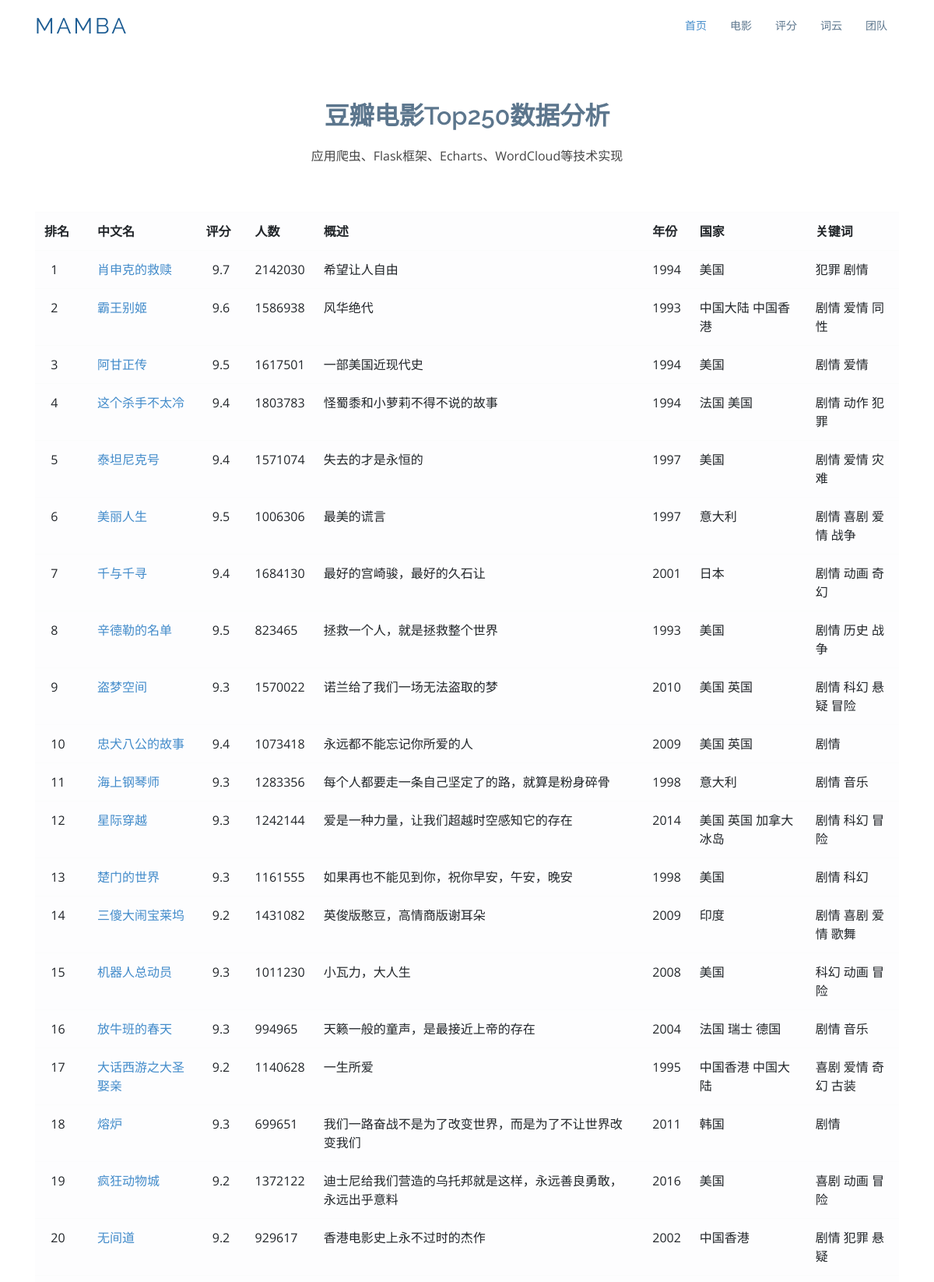
The page /movie (upper part) on the database its author committed.
### tables this page shows
CREATE TABLE movie250(
            id integer not null primary key autoincrement,
            info_link text not null,
            img_link text not null,
            c_name varchar(50) not null,
            e_name varchar(50),
            score real not null,
            p_num int not null,
            intro text,
            actor text,
            year int,
            country text,
            keys text
        );

### app.py (the view)
@app.route('/movie')
def movie():
    movies = movie_service.select_all()
    return render_template("movie.html", movies=movies)

### service/db_util.py (called while the page is built)
def select(sql) -> list:
    result_list = []
    conn = sqlite3.connect(db_path)
    cursor = conn.cursor()
    result = cursor.execute(sql)
    for e in result:
        result_list.append(e)
    cursor.close()
    conn.close()
    return result_list

### service/movie_service.py (called while the page is built)
def select_all() -> list:
    movie_list = select(sql_movie250['select_all'])
    return movie_list

### templates/movie.html (shortened to what this page needs)
<!DOCTYPE html>
<html lang="en">
<head>
  <link href="static/assets/vendor/bootstrap/css/bootstrap.min.css" rel="stylesheet">
  <link href="static/assets/vendor/icofont/icofont.min.css" rel="stylesheet">
  <link href="static/assets/vendor/boxicons/css/boxicons.min.css" rel="stylesheet">
  <link href="static/assets/vendor/animate.css/animate.min.css" rel="stylesheet">
  <link href="static/assets/vendor/venobox/venobox.css" rel="stylesheet">
  <link href="static/assets/vendor/aos/aos.css" rel="stylesheet">
  <link href="static/assets/css/style.css" rel="stylesheet">
</head>
<body>
    {% include "header.html"  %}
    <section id="team" class="team">
      <div class="container">
        <div class="section-title">
          <h2>豆瓣电影Top250数据分析</h2>
          <p>应用爬虫、Flask框架、Echarts、WordCloud等技术实现</p>
        </div>
      </div>
    </section>
      <div class="container">
          <table class="table table-light">
              <tr>
                  <th>排名</th>
                  <th>中文名</th>
                  <th>评分</th>
                  <th>人数</th>
                  <th>概述</th>
                  <th>年份</th>
                  <th>国家</th>
                  <th>关键词</th>
              </tr>
              {% for movie in movies %}
                  <tr>
                      <td>&nbsp&nbsp{{ movie[0] }}&nbsp&nbsp</td>
                      <td>
                          <a href="{{ movie[1] }}" target="_blank">
                              {{ movie[3] }}
                          </a>
                      </td>
                      <td>&nbsp&nbsp{{ movie[5] }}&nbsp&nbsp</td>
                      <td>{{ movie[6] }}</td>
                      <td>{{ movie[7] }}</td>
                      <td>{{ movie[9] }}</td>
                      <td>{{ movie[10] }}</td>
                      <td>{{ movie[11] }}</td>
                  </tr>
              {% endfor %}
          </table>
      </div>
</body>
</html>

### templates/header.html (shortened to what this page needs)
  <header id="header">
    <div class="container">
      <div class="logo float-left">
        <h1 class="text-light"><a href="/home"><span>Mamba</span></a></h1>
      </div>
      <nav class="nav-menu float-right d-none d-lg-block">
        <ul>
          <li class="active"><a href="/home">首页 </a></li>
          <li><a href="/movie">电影</a></li>
          <li><a href="/score">评分</a></li>
          <li><a href="/word">词云</a></li>
          <li><a href="#team">团队</a></li>
        </ul>
      </nav>
    </div>
  </header>

### static/assets/css/style.css (style rules this page uses)
body { font-family: "Open Sans", sans-serif; color: #444; }
a { color: #428bca; }
h1, h2, h3, h4, h5, h6, .font-primary { font-family: "Raleway", sans-serif; }
#header { height: 70px; transition: all 0.5s; transition: all 0.5s; padding: 10px 0; background: #fff; z-index: 997; }
#header .logo h1 { font-size: 28px; margin: 0; padding: 10px 0; line-height: 1; font-weight: 400; letter-spacing: 3px; text-transform: uppercase; }
#header .logo h1 a, #header .logo h1 a:hover { color: #1c5c93; text-decoration: none; }
.nav-menu, .nav-menu * { margin: 0; padding: 0; list-style: none; }
.nav-menu > ul > li { position: relative; white-space: nowrap; float: left; }
.nav-menu a { display: block; position: relative; color: #5c768d; padding: 12px 15px; transition: 0.3s; font-size: 14px; font-family: "Open Sans", sans-serif; }
.nav-menu a:hover, .nav-menu .active > a, .nav-menu li:hover > a { color: #428bca; text-decoration: none; }
.mobile-nav { position: fixed; top: 0; bottom: 0; z-index: 9999; overflow-y: auto; left: -260px; width: 260px; padding-top: 18px; background: #1f3548; transition: 0.4s; }
.mobile-nav * { margin: 0; padding: 0; list-style: none; }
.mobile-nav a { display: block; position: relative; color: #e3f0fc; padding: 10px 20px; font-weight: 500; }
.mobile-nav a:hover, .mobile-nav .active > a, .mobile-nav li:hover > a { color: #9eccf4; text-decoration: none; }
section { padding: 60px 0; }
.section-title { text-align: center; padding-bottom: 30px; }
.section-title h2 { font-size: 32px; font-weight: 600; margin-bottom: 20px; padding-bottom: 0; color: #5c768d; }
.section-title p { margin-bottom: 0; }
.team { background: #fff; padding: 60px 0 30px 0; }

### rows shown on the page
movie250: id "1", c_name "肖申克的救赎", score "9.7", p_num "2142030", intro "希望让人自由", year "1994", country "美国", keys "犯罪 剧情"
movie250: id "2", c_name "霸王别姬", score "9.6", p_num "1586938", intro "风华绝代", year "1993", country "中国大陆 中国香港", keys "剧情 爱情 同性"
movie250: id "3", c_name "阿甘正传", score "9.5", p_num "1617501", intro "一部美国近现代史", year "1994", country "美国", keys "剧情 爱情"
movie250: id "4", c_name "这个杀手不太冷", score "9.4", p_num "1803783", intro "怪蜀黍和小萝莉不得不说的故事", year "1994", country "法国 美国", keys "剧情 动作 犯罪"
movie250: id "5", c_name "泰坦尼克号", score "9.4", p_num "1571074", intro "失去的才是永恒的", year "1997", country "美国", keys "剧情 爱情 灾难"
movie250: id "6", c_name "美丽人生", score "9.5", p_num "1006306", intro "最美的谎言", year "1997", country "意大利", keys "剧情 喜剧 爱情 战争"
movie250: id "7", c_name "千与千寻", score "9.4", p_num "1684130", intro "最好的宫崎骏，最好的久石让", year "2001", country "日本", keys "剧情 动画 奇幻"
movie250: id "8", c_name "辛德勒的名单", score "9.5", p_num "823465", intro "拯救一个人，就是拯救整个世界", year "1993", country "美国", keys "剧情 历史 战争"
movie250: id "9", c_name "盗梦空间", score "9.3", p_num "1570022", intro "诺兰给了我们一场无法盗取的梦", year "2010", country "美国 英国", keys "剧情 科幻 悬疑 冒险"
movie250: id "10", c_name "忠犬八公的故事", score "9.4", p_num "1073418", intro "永远都不能忘记你所爱的人", year "2009", country "美国 英国", keys "剧情"
movie250: id "11", c_name "海上钢琴师", score "9.3", p_num "1283356", intro "每个人都要走一条自己坚定了的路，就算是粉身碎骨", year "1998", country "意大利", keys "剧情 音乐"
movie250: id "12", c_name "星际穿越", score "9.3", p_num "1242144", intro "爱是一种力量，让我们超越时空感知它的存在", year "2014", country "美国 英国 加拿大 冰岛", keys "剧情 科幻 冒险"
movie250: id "13", c_name "楚门的世界", score "9.3", p_num "1161555", intro "如果再也不能见到你，祝你早安，午安，晚安", year "1998", country "美国", keys "剧情 科幻"
movie250: id "14", c_name "三傻大闹宝莱坞", score "9.2", p_num "1431082", intro "英俊版憨豆，高情商版谢耳朵", year "2009", country "印度", keys "剧情 喜剧 爱情 歌舞"
movie250: id "15", c_name "机器人总动员", score "9.3", p_num "1011230", intro "小瓦力，大人生", year "2008", country "美国", keys "科幻 动画 冒险"
movie250: id "16", c_name "放牛班的春天", score "9.3", p_num "994965", intro "天籁一般的童声，是最接近上帝的存在", year "2004", country "法国 瑞士 德国", keys "剧情 音乐"
movie250: id "17", c_name "大话西游之大圣娶亲", score "9.2", p_num "1140628", intro "一生所爱", year "1995", country "中国香港 中国大陆", keys "喜剧 爱情 奇幻 古装"
movie250: id "18", c_name "熔炉", score "9.3", p_num "699651", intro "我们一路奋战不是为了改变世界，而是为了不让世界改变我们", year "2011", country "韩国", keys "剧情"
movie250: id "19", c_name "疯狂动物城", score "9.2", p_num "1372122", intro "迪士尼给我们营造的乌托邦就是这样，永远善良勇敢，永远出乎意料", year "2016", country "美国", keys "喜剧 动画 冒险"
movie250: id "20", c_name "无间道", score "9.2", p_num "929617", intro "香港电影史上永不过时的杰作", year "2002", country "中国香港", keys "剧情 犯罪 悬疑"
